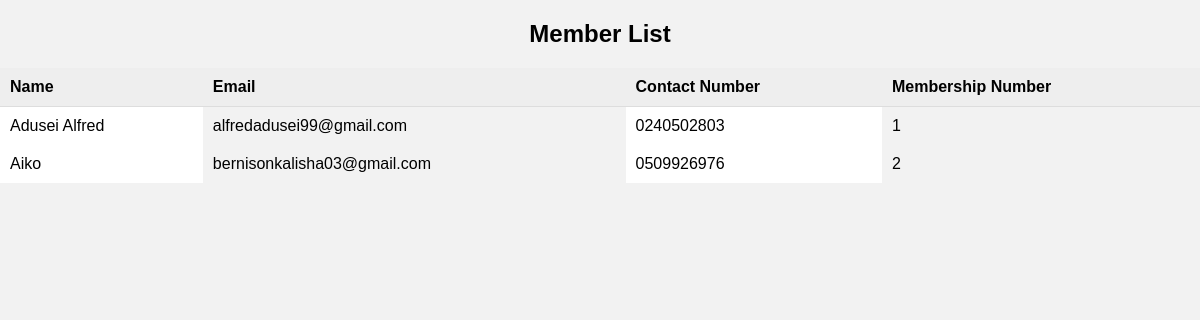
The page /members/ on the database its author committed.
### books/models.py (models this page shows, shortened)
class Member(models.Model):
    name = models.CharField(max_length=100)
    email = models.EmailField(unique=True)
    phone_number = models.CharField(max_length=20)
    membership_number = models.CharField(max_length=20, default=1, unique=True)

### books/views.py (the view)
# urls.py: path('members/', views.member_list, name='member_list'),
def member_list(request):
    members = Member.objects.all()
    return render(request, 'library/member_list.html', {'members': members})

### books/templates/library/member_list.html (shortened to what this page needs)
<!DOCTYPE html>
<html>
<head>
</head>
<body>
    <h1>Member List</h1>
    <table>
        <thead>
            <tr>
                <th>Name</th>
                <th>Email</th>
                <th>Contact Number</th>
                <th>Membership Number</th>
            </tr>
        </thead>
        <tbody>
            {% for member in members %}
            <tr>
                <td>{{ member.name }}</td>
                <td>{{ member.email }}</td> <td>{{ member.phone_number }}</td>
                <td>{{ member.membership_number }}</td>
            </tr>
            {% endfor %}
        </tbody>
    </table>
</body>
</html>

### books/templates/library/member_list.html (style rules this page uses)
body { background-color: #f2f2f2; font-family: Arial, sans-serif; margin: 0; padding: 0; }
h1 { text-align: center; margin: 20px 0; font-size: 1.5em; }
table { width: 100%; border-collapse: collapse; }
th, td { text-align: left; padding: 10px; }
th { background-color: #eee; font-weight: bold; border-bottom: 1px solid #ddd; }
td:nth-child(odd) { background-color: #fff; }

### rows shown on the page
Member: name "Adusei Alfred", email "alfredadusei99@gmail.com", phone_number "0240502803", membership_number "1"
Member: name "Aiko", email "bernisonkalisha03@gmail.com", phone_number "0509926976", membership_number "2"
